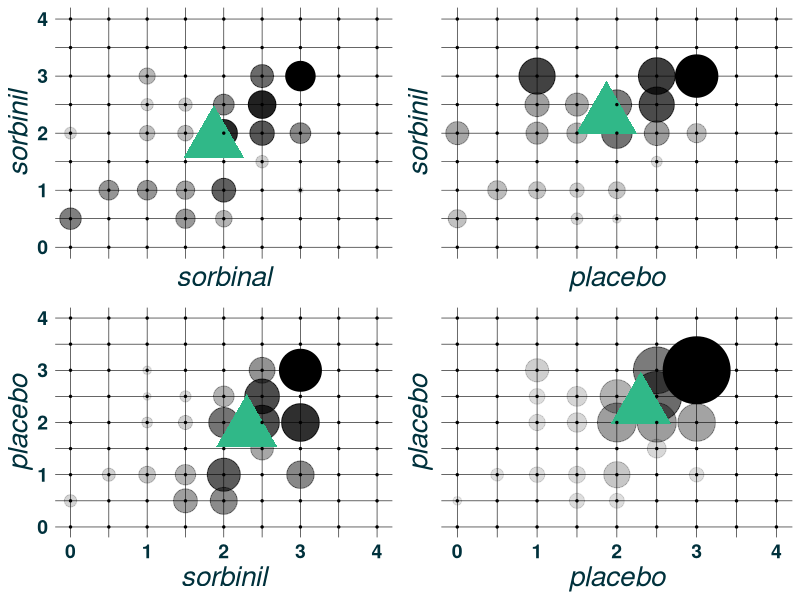
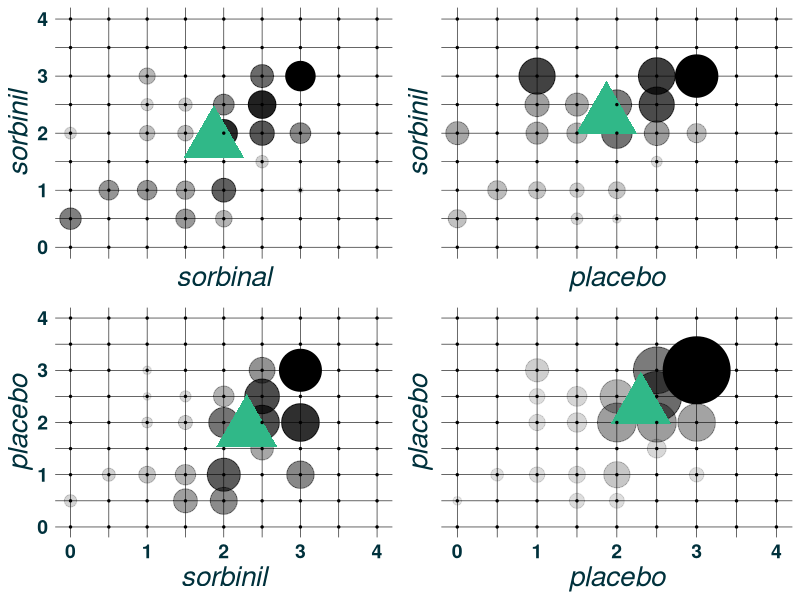

These figures' R source, in order:
#################################################
# Plotting the Sorbinil Joint distribution
# For the symmetric model
# #############################################

suppressPackageStartupMessages({
  library(ggplot2)
})

# Load in the data
sorbinal_data <- read.csv("data/sorbinil_data.csv")
sorbinal_data <- sorbinal_data[, c(-1, -2)]
sorbinal_fit <- read.csv("data/sorbinil_distributions.csv")
names(sorbinal_fit) <- c("t11", "t10", "t01", "t00")

df <- cbind(sorbinal_data, sorbinal_fit) |>
  dplyr::group_by(left_eye, right_eye) |>
  dplyr::summarise_all(sum)



means <- matrix(c(
  1.8700, 1.8700,
  1.8700, 2.3000,
  2.3000, 1.8700,
  2.3000, 2.3000
), byrow = TRUE, ncol = 2)

##

# Define colors to use to match d61

d61_green <- rgb(48, 184, 136, maxColorValue = 255)

cpal <- list(
  green = rgb(48, 184, 136, maxColorValue = 255),
  plum = rgb(109, 32, 119, maxColorValue = 255),
  dark_mint = rgb(0, 122, 83, maxColorValue = 255),
  vermillion = rgb(228, 0, 43, maxColorValue = 255),
  ocean_blue = rgb(0, 75, 135, maxColorValue = 255),
  midnight_blue = rgb(0, 49, 60, maxColorValue = 255),
  fuchsia = rgb(223, 25, 149, maxColorValue = 255),
  forest = rgb(120, 190, 32, maxColorValue = 255),
  gold = rgb(255, 184, 28, maxColorValue = 255),
  teal = rgb(45, 204, 211, maxColorValue = 255)
)

grid_points <- expand.grid(
  x_axis = seq(0, 4, by = 0.5),
  y_axis = seq(0, 4, by = 0.5)
)

thm <-
  theme_minimal() +
  theme(
    legend.position = "none",
    axis.text = element_text(
      size = 14, face = "bold",
      color = cpal$midnight_blue
    ),
    axis.ticks = element_blank(),
    axis.title = element_text(
      size = 20, face = "italic",
      color = cpal$midnight_blue
    ),
    panel.grid.major = element_line(colour = "black", size = 0.2),
    panel.grid.minor = element_line(colour = "black", size = 0.2),
    panel.border = element_blank(),
  )


plot_margin <- function(
    df,
    x = right_eye,
    y = left_eye,
    tt,
    mean_x,
    mean_y,
    x_lab,
    y_lab) {
  grid_points <- expand.grid(
    x_axis = seq(0, 4, by = 0.5),
    y_axis = seq(0, 4, by = 0.5)
  )
  ggplot2::ggplot(
    df,
    ggplot2::aes(
      x = {{ x }},
      y = {{ y }},
      size = {{ tt }},
      alpha = {{ tt }}
    )
  ) +
    ggplot2::geom_point(data = df, aes(size = {{ tt }})) +
    ggplot2::geom_point(
      data = df,
      ggplot2::aes(x = mean_x, y = mean_y),
      colour = d61_green,
      shape = 17,
      size = 15
    ) +
    ggplot2::scale_size_continuous(range = 100 * range(df |> dplyr::pull({{ tt }}))) +
    ggplot2::geom_point(
      data = grid_points,
      ggplot2::aes(x_axis, y_axis),
      size = 0.5,
      inherit.aes = FALSE
    ) +
    ggplot2::xlab(x_lab) +
    ggplot2::ylab(y_lab) +
    ggplot2::xlim(0, 4) +
    ggplot2::ylim(0, 4) +
    thm
}

p1 <- plot_margin(
  df,
  x = right_eye,
  y = left_eye,
  tt = t11,
  mean_x = means[1, 1],
  mean_y = means[1, 2],
  x_lab = "sorbinal",
  y_lab = "sorbinil"
) +
  theme(axis.text.x = element_blank(), axis.ticks.x = element_blank())

p2 <- plot_margin(
  df,
  x = right_eye,
  y = left_eye,
  tt = t01,
  mean_x = means[2, 1],
  mean_y = means[2, 2],
  x_lab = "placebo",
  y_lab = "sorbinil"
) +
  theme(
    axis.text = element_blank(),
    axis.ticks = element_blank()
  )

p3 <- plot_margin(
  df,
  x = right_eye,
  y = left_eye,
  tt = t10,
  mean_x = means[3, 1],
  mean_y = means[3, 2],
  x_lab = "sorbinil",
  y_lab = "placebo"
)


p4 <- plot_margin(
  df,
  x = right_eye,
  y = left_eye,
  tt = t00,
  mean_x = means[4, 1],
  mean_y = means[4, 2],
  x_lab = "placebo",
  y_lab = "placebo"
) +
  theme(
    axis.text.y = element_blank(),
    axis.ticks.y = element_blank()
  )

ggpubr::ggarrange(plotlist = list(p1, p2, p3, p4), ncol = 2, nrow = 2)
ggsave("figures/sorbinil_pmfs.png")
